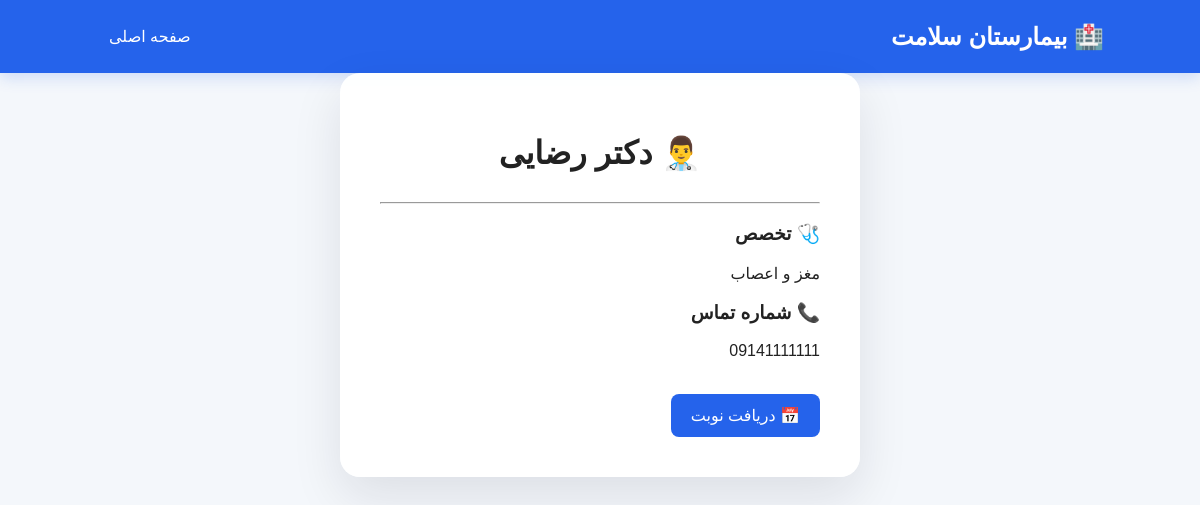
The page /doctor/1/ on the database as committed earlier.
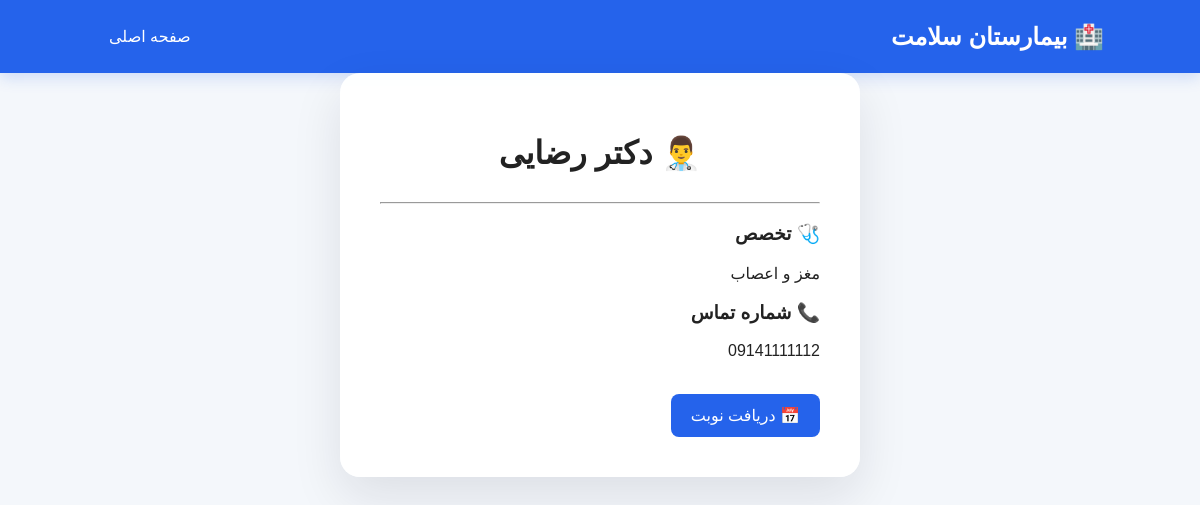
The same page on the database as committed later.
### hospital/models.py (models this page shows, shortened)
class Doctor(models.Model):
    name = models.CharField(max_length=100)
    specialty = models.CharField(max_length=100)
    phone = models.CharField(max_length=20)

### hospital/views.py (the view)
# urls.py: path("doctor/<int:doctor_id>/",doctor_detail,name="doctor_detail"),
def doctor_detail(request, doctor_id):
    doctor = Doctor.objects.get(id=doctor_id)
    return render(request, "doctor_detail.html", {
        "doctor": doctor
    })

### Templates/doctor_detail.html (shortened to what this page needs)
{% load static %}
<!DOCTYPE html>
<html lang="fa" dir="rtl">
<head>
    <link rel="stylesheet" href="{% static 'css/style.css' %}">
</head>
<body>
<nav>
    <h2>🏥 بیمارستان سلامت</h2>
    <a href="{% url 'home' %}">
        صفحه اصلی
    </a>
</nav>
<div class="appointment-box">
    <h1>👨‍⚕️ {{ doctor.name }}</h1>
    <hr>
    <h3>🩺 تخصص</h3>
    <p>
        {{ doctor.specialty }}
    </p>
    <h3>📞 شماره تماس</h3>
    <p>
        {{ doctor.phone }}
    </p>
    <br>
    <a
        class="button"
        href="{% url 'appointment' %}"
    >
        📅 دریافت نوبت
    </a>
</div>
</body>
</html>

Rows that differ between the two databases and show on the page:
changed Doctor "دکتر رضایی": phone "09141111111" → "09141111112"
